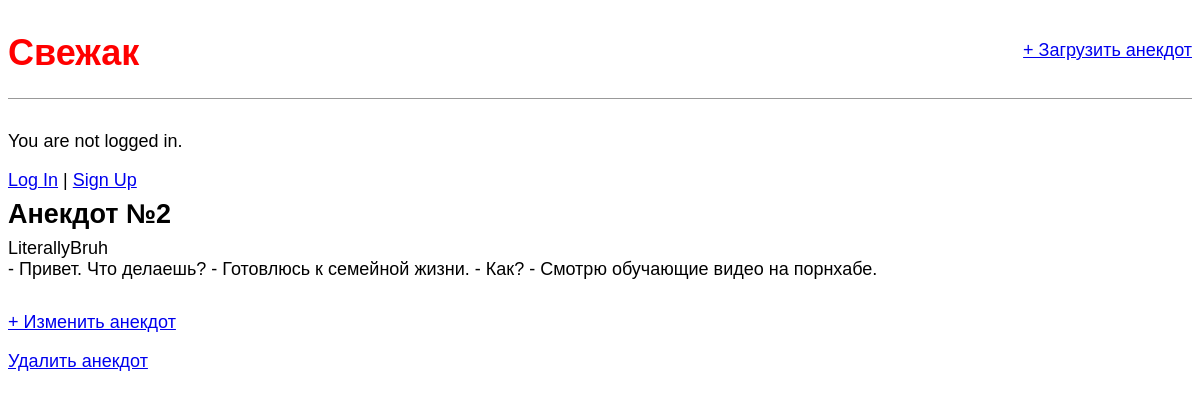
The app's page /post/1/ with its own data.
### blog/models.py (models this page shows, shortened)
class Post(models.Model):
    title = models.CharField(max_length=200)
    author = models.ForeignKey(
        "auth.User",
        on_delete=models.CASCADE,
    )
    body = models.TextField()

### blog/views.py (the view)
# urls.py: path("post/<int:pk>/", BlogDetailView.as_view(), name="post_detail"),
class BlogDetailView(DetailView):
    model = Post
    template_name = "post_detail.html"

### blog/templates/post_detail.html
{% extends "base.html" %}
{% block content %}
<div class="post-entry">
  <h2>{{ post.title }}</h2>
  <p>{{ post.author }}</p>
  <p>{{ post.body }}</p>
</div>
<p><a href="{% url 'post_edit' post.pk %}">+ Изменить анекдот</a></p>
<p><a href="{% url 'post_delete' post.pk %}"> Удалить анекдот</a></p>
{% endblock content %}

### static/css/base.css (style rules this page uses)
body { font-family: 'Source Sans Pro', sans-serif; font-size: 18px; }
.post-entry { margin-bottom: 2rem; }
.post-entry h2 { margin: 0.5rem 0; }
.post-entry p { margin: 0; font-weight: 400; }

### records on screen
Post: title "Анекдот №2", author "LiterallyBruh", body "- Привет. Что делаешь? - Готовлюсь к семейной жизни. - Как? - Смотрю обучающие видео на порнхабе."
